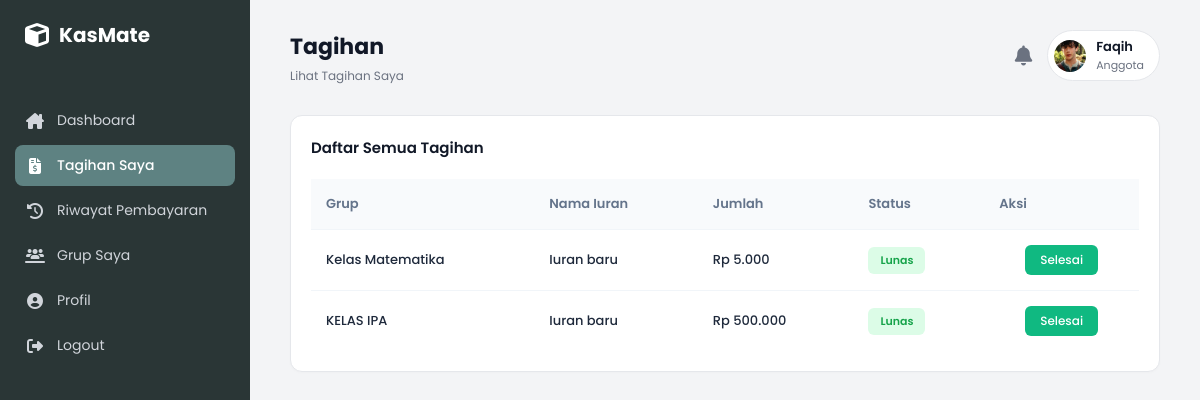
The app's page /app/controller/user/TagihanUserController.php (signed in) with its own data.
### tables this page shows
CREATE TABLE `users` (
  `id_user` int NOT NULL,
  `nama` varchar(100) DEFAULT NULL,
  `email` varchar(100) DEFAULT NULL,
  `password` varchar(255) DEFAULT NULL,
  `role` enum('admin','bendahara','user') DEFAULT NULL
);

CREATE TABLE `iuran` (
  `id_iuran` int NOT NULL,
  `id_grup` int DEFAULT NULL,
  `nama_iuran` varchar(100) DEFAULT NULL,
  `nominal` int DEFAULT NULL
);

CREATE TABLE `grup` (
  `id_grup` int NOT NULL,
  `nama_grup` varchar(100) DEFAULT NULL,
  `deskripsi` text,
  `id_bendahara` int DEFAULT NULL
);

### app/controller/user/TagihanUserController.php (called while the page is built, shortened)
<?php
require_once '../../../config/auth_check.php';
$id_user = $_SESSION['id_user'];
$nama_user = $user_login['nama'] ?? 'User';
$query_all_tagihan = mysqli_query($conn, "SELECT g.nama_grup, i.nama_iuran, i.nominal, COALESCE(p.status, 'Belum Lunas') AS status_bayar FROM iuran i JOIN grup g ON i.id_grup = g.id_grup JOIN grup_anggota ga ON g.id_grup = ga.id_grup LEFT JOIN pembayaran p ON i.id_iuran = p.id_iuran AND p.id_user = ga.id_user WHERE ga.id_user = $id_user");
$tagihan_list = [];
while ($row = mysqli_fetch_assoc($query_all_tagihan)) {
    $tagihan_list[] = $row;
}
require_once '../../view/user/tagihan-saya.php';
?>

### config/auth_check.php (called while the page is built, shortened)
<?php
require_once __DIR__ . '/database.php';
$id_user_login = $_SESSION['id_user'];
$query_user_login = "SELECT * FROM users WHERE id_user = $id_user_login";
$result_user_login = mysqli_query($conn, $query_user_login);
$user_login = mysqli_fetch_assoc($result_user_login);
?>

### app/view/user/tagihan-saya.php (the view, shortened to what this page needs)
<!DOCTYPE html>
<html lang="en">
<head>
    <link rel="stylesheet" href="https://cdnjs.cloudflare.com/ajax/libs/font-awesome/6.4.0/css/all.min.css">
    <link rel="stylesheet" href="../../../public/assets/css/style.css">
</head>
</head>
<body>
    <div class="dashboard-layout">
        <aside class="sidebar">
    <div class="logo">
        <i class="fa-solid fa-cube"></i>
        <span>KasMate</span>
    </div>
    <div class="menu-section">
        <a href="../../controller/user/DashboardUserController.php" class="menu-item <?= basename($_SERVER['PHP_SELF']) == 'DashboardUserController.php' ? 'active' : '' ?>">
            <i class="fa-solid fa-house-chimney"></i> Dashboard
        </a>
        <a href="../../controller/user/TagihanUserController.php" class="menu-item <?= basename($_SERVER['PHP_SELF']) == 'TagihanUserController.php' ? 'active' : '' ?>">
            <i class="fa-solid fa-file-invoice-dollar"></i> Tagihan Saya
        </a>
        <a href="../../controller/user/RiwayatUserController.php" class="menu-item <?= basename($_SERVER['PHP_SELF']) == 'RiwayatUserController.php' ? 'active' : '' ?>">
            <i class="fa-solid fa-clock-rotate-left"></i> Riwayat Pembayaran
        </a>
        <a href="../../controller/user/GrupUserController.php" class="menu-item <?= basename($_SERVER['PHP_SELF']) == 'GrupUserController.php' ? 'active' : '' ?>">
            <i class="fa-solid fa-users-line"></i> Grup Saya
        </a>
        <a href="../../controller/user/ProfilUserController.php" class="menu-item <?= basename($_SERVER['PHP_SELF']) == 'ProfilUserController.php' ? 'active' : '' ?>">
            <i class="fa-solid fa-circle-user"></i> Profil
        </a>
        <a href="../../controller/auth/LogoutController.php" class="menu-item">
    <i class="fa-solid fa-right-from-bracket"></i> Logout
        </a>
    </div>
</aside>
        <main class="main-content">
            <header class="topbar">
                <div class="header-text">
                    <h1>Tagihan</h1>
                    <p class="subtitle">Lihat Tagihan Saya</p>
                </div>
                <div class="header-right">
                    <button class="btn-notification">
                        <i class="fa-solid fa-bell"></i>
                    </button>
                    <div class="user-profile">
                        <img src="../../../public/assets/image/user_pict.jpg" alt="<?= htmlspecialchars($nama_user); ?>">
                        <div class="user-info">
                            <span class="user-name"><?= htmlspecialchars($nama_user); ?></span>
                            <span class="user-role">Anggota</span>
                        </div>
                    </div>
                </div>
            </header>
            <section class="card table-card">
                <h3 class="card-title">Daftar Semua Tagihan</h3>
                <table class="data-table">
                    <thead>
                        <tr>
                            <th>Grup</th>
                            <th>Nama Iuran</th>
                            <th>Jumlah</th>
                            <th>Status</th>
                            <th>Aksi</th>
                        </tr>
                    </thead>
                    <tbody>
                        <?php foreach ($tagihan_list as $row): ?>
                            <?php $status_class = ($row['status_bayar'] == 'Lunas') ? 'badge-lunas' : 'badge-pending'; ?>
                            <tr>
                                <td class="fw-500"><?= htmlspecialchars($row['nama_grup']); ?></td>
                                <td class="fw-500"><?= htmlspecialchars($row['nama_iuran']); ?></td>
                                <td class="fw-500">Rp <?= number_format($row['nominal'], 0, ',', '.'); ?></td>
                                <td><span class="badge <?= $status_class; ?>"><?= $row['status_bayar']; ?></span></td>
                                <td>
                                    <?php if($row['status_bayar'] == 'Lunas'): ?>
                                        <button class="btn-action" style="background-color: #10b981; color: white; border: none;" disabled>Selesai</button>
                                    <?php else: ?>
                                        <button class="btn-action" style="background-color: #e2e8f0; color: #64748b; border: none;" disabled>Bayar ke Bendahara</button>
                                    <?php endif; ?>
                                </td>
                            </tr>
                        <?php endforeach; ?>
                    </tbody>
                </table>
            </section>
        </main>
    </div>
</body>
</html>

### public/assets/css/style.css (style rules this page uses)
* { margin: 0; padding: 0; box-sizing: border-box; font-family: 'Poppins', sans-serif; }
body { height: 100vh; width: 100%; overflow: hidden; }
:root { --bg-main: #f3f4f6; --bg-sidebar: #2A3636; --bg-sidebar-active: #5e8282; --text-dark: #111827; --text-muted: #6b7280; --text-sidebar: #9ca3af; --border-color: #e5e7eb; --color-blue: #38bdf8; --color-yellow: #fbbf24; --color-green: #84cc16; --color-orange: #f97316; --color-red: #ef4444; }
.dashboard-layout { display: flex; height: 100vh; width: 100%; background-color: var(--bg-main); color: var(--text-dark); }
.sidebar { width: 250px; background-color: var(--bg-sidebar); color: white; display: flex; flex-direction: column; padding: 20px 15px; }
.logo { display: flex; align-items: center; gap: 10px; font-size: 20px; font-weight: 700; margin-bottom: 30px; padding-left: 10px; }
.logo i { font-size: 24px; }
.menu-section { margin-top: 20px; }
.menu-item { display: flex; align-items: center; gap: 12px; padding: 10px; color: #d1d5db; text-decoration: none; font-size: 14px; border-radius: 8px; margin-bottom: 4px; transition: 0.2s; }
.menu-item i { width: 20px; text-align: center; font-size: 16px; }
.menu-item.active { background-color: var(--bg-sidebar-active); color: white; font-weight: 500; }
.main-content { flex: 1; padding: 30px 40px; overflow-y: auto; }
.topbar { display: flex; justify-content: space-between; align-items: flex-start; margin-bottom: 30px; }
.header-text h1 { font-size: 22px; font-weight: 700; margin-bottom: 4px; }
.subtitle { font-size: 12px; color: var(--text-muted); }
.header-right { display: flex; align-items: center; gap: 15px; }
.btn-notification { background: none; border: none; font-size: 20px; color: var(--text-muted); cursor: pointer; }
.user-profile { display: flex; align-items: center; gap: 10px; background: white; padding: 6px 15px 6px 6px; border-radius: 50px; border: 1px solid var(--border-color); cursor: pointer; }
.user-profile img { width: 32px; height: 32px; border-radius: 50%; object-fit: cover; }
.user-info { display: flex; flex-direction: column; }
.user-name { font-size: 13px; font-weight: 600; }
.user-role { font-size: 11px; color: var(--text-muted); }
.card { background-color: white; border-radius: 12px; padding: 20px; border: 1px solid var(--border-color); box-shadow: 0 1px 3px rgba(0, 0, 0, 0.02); }
.card-title { font-size: 15px; font-weight: 600; margin-bottom: 20px; }
table { width: 100%; border-collapse: collapse; margin-top: 10px; }
th { text-align: left; padding: 12px 10px; font-size: 12px; font-weight: 500; color: var(--text-muted); border-bottom: 1px solid var(--border-color); background-color: #f9fafb; }
th:last-child { text-align: center; }
td { padding: 15px 10px; font-size: 13px; border-bottom: 1px solid var(--border-color); }
td:last-child { text-align: center; }
tr:last-child td { border-bottom: none; }
.fw-500 { font-weight: 500; }
.badge { padding: 4px 10px; border-radius: 4px; font-size: 11px; font-weight: 600; display: inline-block; }
.badge-lunas { background-color: #dcfce7; color: #16a34a; }
.btn-action { padding: 6px 15px; background-color: white; border: 1px solid var(--border-color); border-radius: 6px; font-size: 12px; cursor: pointer; transition: 0.2s; font-weight: 500; }
.data-table { width: 100%; border-collapse: collapse; }
.data-table th { text-align: left; padding: 15px; background-color: #f8fafc; color: #64748b; font-weight: 600; font-size: 13px; border-bottom: 1px solid #f1f5f9; }
.data-table td { padding: 15px; border-bottom: 1px solid #f1f5f9; font-size: 13px; color: #1e293b; }
.badge { padding: 5px 12px; border-radius: 6px; font-size: 11px; font-weight: 600; }

### records on screen
users: nama "Faqih"
iuran: id_grup.nama_grup "Kelas Matematika", nama_iuran "Iuran baru", nominal "5.000", status_bayar "Lunas"
iuran: id_grup.nama_grup "KELAS IPA", nama_iuran "Iuran baru", nominal "500.000", status_bayar "Lunas"
